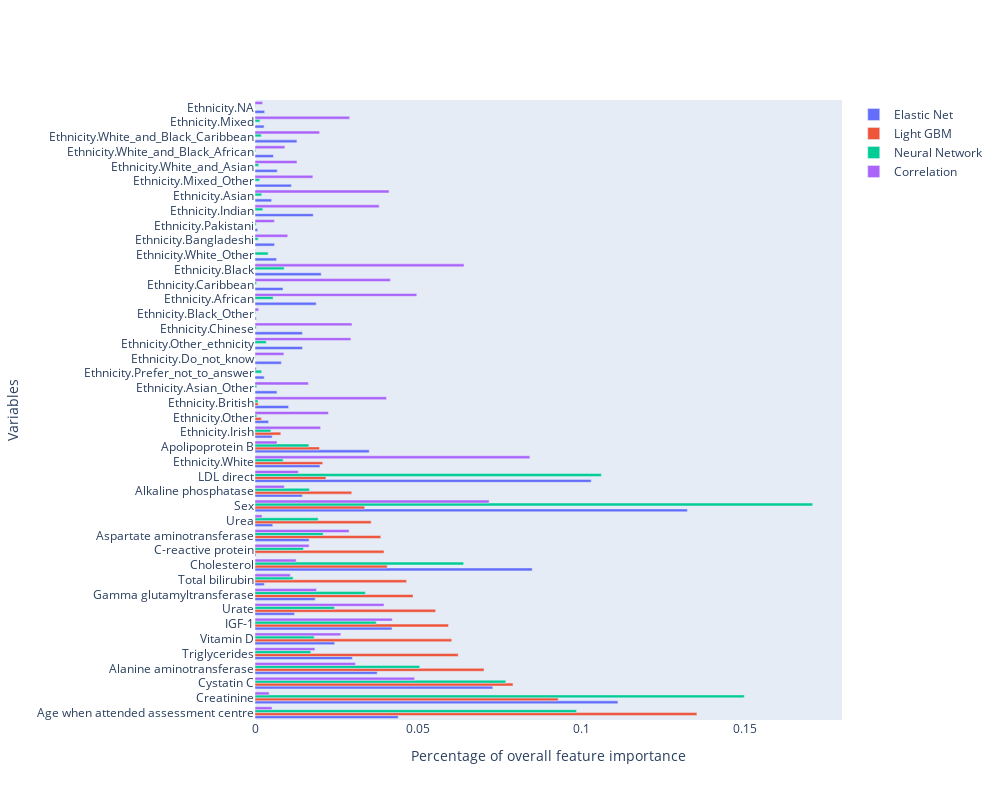

This figure's notebook cell:
### Code cell
bars = []
hovertemplate = "Variable: %{y} <br>Percentage of overall feature importance: %{x:.3f} <br>Feature importance: %{customdata:.3f} <br><extra></extra>"

for algorithm in algorithms:
    bars.append(go.Bar(name=ALGORITHMS_RENDERING[algorithm], x=table_features[f"percentage_{algorithm}"], y=sorted_variables, orientation="h", customdata=table_features[f"feature_{algorithm}"], hovertemplate=hovertemplate))


fig = go.Figure(bars)

fig.update_layout(
    {
        "width": 1000,
        "height": 800,
        "xaxis": {"title": "Percentage of overall feature importance", "showgrid": False},
        "yaxis": {"title": "Variables", "showgrid": False},
    }
)

fig.show()

### Figure 1 — Plotly figure (JSON) as saved in the notebook; plotly's stock layout.template omitted (floating-point values rounded to 4 significant figures)
{"data": [{"customdata": [0.1639, 0.4155, -0.2723, 0.1399, 0.1114, -0.09123, 0.1569, -0.04519, -0.06889, 0.01063, -0.3173, 0.001211, 0.06197, -0.02034, -0.495, -0.05416, 0.3849, -0.07436, -0.1307, -0.01963, 0.01557, 0.03847, 0.02519, -0.01053, -0.03016, 0.05432, 0.05427, -0.00146, 0.07008, 0.03208, 0.07579, 0.0247, 0.02235, -0.003082, 0.06669, 0.01904, 0.04168, 0.02548, 0.02106, 0.04798, -0.01037, -0.01105], "hovertemplate": "Variable: %{y} <br>Percentage of overall feature importance: %{x:.3f} <br>Feature importance: %{customdata:.3f} <br><extra></extra>", "name": "Elastic Net", "orientation": "h", "type": "bar", "x": [0.04386, 0.1112, 0.07286, 0.03743, 0.02981, 0.02441, 0.04198, 0.01209, 0.01844, 0.002844, 0.08492, 0.000324, 0.01658, 0.005444, 0.1325, 0.01449, 0.103, 0.0199, 0.03499, 0.005254, 0.004167, 0.01029, 0.00674, 0.002817, 0.008072, 0.01454, 0.01452, 0.0003906, 0.01875, 0.008585, 0.02028, 0.00661, 0.005981, 0.0008247, 0.01785, 0.005096, 0.01115, 0.006817, 0.005636, 0.01284, 0.002775, 0.002958], "y": ["Age when attended assessment centre", "Creatinine", "Cystatin C", "Alanine aminotransferase", "Triglycerides", "Vitamin D", "IGF-1", "Urate", "Gamma glutamyltransferase", "Total bilirubin", "Cholesterol", "C-reactive protein", "Aspartate aminotransferase", "Urea", "Sex", "Alkaline phosphatase", "LDL direct", "Ethnicity.White", "Apolipoprotein B", "Ethnicity.Irish", "Ethnicity.Other", "Ethnicity.British", "Ethnicity.Asian_Other", "Ethnicity.Prefer_not_to_answer", "Ethnicity.Do_not_know", "Ethnicity.Other_ethnicity", "Ethnicity.Chinese", "Ethnicity.Black_Other", "Ethnicity.African", "Ethnicity.Caribbean", "Ethnicity.Black", "Ethnicity.White_Other", "Ethnicity.Bangladeshi", "Ethnicity.Pakistani", "Ethnicity.Indian", "Ethnicity.Asian", "Ethnicity.Mixed_Other", "Ethnicity.White_and_Asian", "Ethnicity.White_and_Black_African", "Ethnicity.White_and_Black_Caribbean", "Ethnicity.Mixed", "Ethnicity.NA"]}, {"customdata": [0.1354, 0.09289, 0.07905, 0.07016, 0.06225, 0.06028, 0.05929, 0.05534, 0.04842, 0.04644, 0.04051, 0.03953, 0.03854, 0.03557, 0.0336, 0.02964, 0.02174, 0.02075, 0.01976, 0.007905, 0.001976, 0.0009881, 0, 0, 0, 0, 0, 0, 0, 0, 0, 0, 0, 0, 0, 0, 0, 0, 0, 0, 0, 0], "hovertemplate": "Variable: %{y} <br>Percentage of overall feature importance: %{x:.3f} <br>Feature importance: %{customdata:.3f} <br><extra></extra>", "name": "Light GBM", "orientation": "h", "type": "bar", "x": [0.1354, 0.09289, 0.07905, 0.07016, 0.06225, 0.06028, 0.05929, 0.05534, 0.04842, 0.04644, 0.04051, 0.03953, 0.03854, 0.03557, 0.0336, 0.02964, 0.02174, 0.02075, 0.01976, 0.007905, 0.001976, 0.0009881, 0, 0, 0, 0, 0, 0, 0, 0, 0, 0, 0, 0, 0, 0, 0, 0, 0, 0, 0, 0], "y": ["Age when attended assessment centre", "Creatinine", "Cystatin C", "Alanine aminotransferase", "Triglycerides", "Vitamin D", "IGF-1", "Urate", "Gamma glutamyltransferase", "Total bilirubin", "Cholesterol", "C-reactive protein", "Aspartate aminotransferase", "Urea", "Sex", "Alkaline phosphatase", "LDL direct", "Ethnicity.White", "Apolipoprotein B", "Ethnicity.Irish", "Ethnicity.Other", "Ethnicity.British", "Ethnicity.Asian_Other", "Ethnicity.Prefer_not_to_answer", "Ethnicity.Do_not_know", "Ethnicity.Other_ethnicity", "Ethnicity.Chinese", "Ethnicity.Black_Other", "Ethnicity.African", "Ethnicity.Caribbean", "Ethnicity.Black", "Ethnicity.White_Other", "Ethnicity.Bangladeshi", "Ethnicity.Pakistani", "Ethnicity.Indian", "Ethnicity.Asian", "Ethnicity.Mixed_Other", "Ethnicity.White_and_Asian", "Ethnicity.White_and_Black_African", "Ethnicity.White_and_Black_Caribbean", "Ethnicity.Mixed", "Ethnicity.NA"]}, {"customdata": [0.02828, 0.04303, 0.02206, 0.01449, 0.004914, 0.005206, 0.01066, 0.006993, 0.009709, 0.003353, 0.01835, 0.004261, 0.005994, 0.005557, 0.04904, 0.004789, 0.03046, 0.002472, 0.004735, 0.001395, 0.0001596, 0.0002646, 0.000157, 0.0005919, 3.572e-05, 0.0009925, 0.0001139, 6.162e-05, 0.001596, 0.0001338, 0.002567, 0.001151, 0.0002714, 0.000104, 0.0006898, 0.0005959, 0.0004052, 0.0003254, 6.859e-05, 0.0005547, 0.0004306, 4.307e-05], "hovertemplate": "Variable: %{y} <br>Percentage of overall feature importance: %{x:.3f} <br>Feature importance: %{customdata:.3f} <br><extra></extra>", "name": "Neural Network", "orientation": "h", "type": "bar", "x": [0.09851, 0.1499, 0.07684, 0.05047, 0.01712, 0.01814, 0.03715, 0.02436, 0.03382, 0.01168, 0.06393, 0.01484, 0.02088, 0.01936, 0.1708, 0.01668, 0.1061, 0.00861, 0.01649, 0.004859, 0.0005558, 0.0009216, 0.0005468, 0.002062, 0.0001244, 0.003457, 0.0003966, 0.0002147, 0.00556, 0.0004661, 0.008941, 0.004009, 0.0009454, 0.0003624, 0.002403, 0.002076, 0.001411, 0.001134, 0.0002389, 0.001932, 0.0015, 0.00015], "y": ["Age when attended assessment centre", "Creatinine", "Cystatin C", "Alanine aminotransferase", "Triglycerides", "Vitamin D", "IGF-1", "Urate", "Gamma glutamyltransferase", "Total bilirubin", "Cholesterol", "C-reactive protein", "Aspartate aminotransferase", "Urea", "Sex", "Alkaline phosphatase", "LDL direct", "Ethnicity.White", "Apolipoprotein B", "Ethnicity.Irish", "Ethnicity.Other", "Ethnicity.British", "Ethnicity.Asian_Other", "Ethnicity.Prefer_not_to_answer", "Ethnicity.Do_not_know", "Ethnicity.Other_ethnicity", "Ethnicity.Chinese", "Ethnicity.Black_Other", "Ethnicity.African", "Ethnicity.Caribbean", "Ethnicity.Black", "Ethnicity.White_Other", "Ethnicity.Bangladeshi", "Ethnicity.Pakistani", "Ethnicity.Indian", "Ethnicity.Asian", "Ethnicity.Mixed_Other", "Ethnicity.White_and_Asian", "Ethnicity.White_and_Black_African", "Ethnicity.White_and_Black_Caribbean", "Ethnicity.Mixed", "Ethnicity.NA"]}, {"customdata": [-0.004688, 0.003908, -0.04389, 0.02762, 0.01647, -0.02358, 0.03773, -0.03548, -0.01692, -0.009703, 0.01131, -0.01488, 0.02586, 0.001918, -0.06437, -0.008066, 0.01193, -0.07557, 0.006056, -0.01804, 0.02017, -0.03616, 0.01467, 0.0003564, -0.007934, 0.02636, 0.02666, 0.001021, 0.04448, 0.03723, 0.05748, 7.378e-05, 0.008993, 0.005321, 0.03414, 0.03686, 0.0159, 0.01154, 0.008205, 0.01776, 0.02603, -0.002092], "hovertemplate": "Variable: %{y} <br>Percentage of overall feature importance: %{x:.3f} <br>Feature importance: %{customdata:.3f} <br><extra></extra>", "name": "Correlation", "orientation": "h", "type": "bar", "x": [0.005224, 0.004355, 0.04891, 0.03077, 0.01836, 0.02628, 0.04204, 0.03953, 0.01886, 0.01081, 0.0126, 0.01658, 0.02882, 0.002138, 0.07172, 0.008988, 0.01329, 0.0842, 0.006749, 0.0201, 0.02248, 0.04029, 0.01635, 0.0003972, 0.008841, 0.02937, 0.02971, 0.001137, 0.04956, 0.04149, 0.06405, 8.221e-05, 0.01002, 0.005929, 0.03804, 0.04107, 0.01772, 0.01286, 0.009143, 0.01979, 0.029, 0.002331], "y": ["Age when attended assessment centre", "Creatinine", "Cystatin C", "Alanine aminotransferase", "Triglycerides", "Vitamin D", "IGF-1", "Urate", "Gamma glutamyltransferase", "Total bilirubin", "Cholesterol", "C-reactive protein", "Aspartate aminotransferase", "Urea", "Sex", "Alkaline phosphatase", "LDL direct", "Ethnicity.White", "Apolipoprotein B", "Ethnicity.Irish", "Ethnicity.Other", "Ethnicity.British", "Ethnicity.Asian_Other", "Ethnicity.Prefer_not_to_answer", "Ethnicity.Do_not_know", "Ethnicity.Other_ethnicity", "Ethnicity.Chinese", "Ethnicity.Black_Other", "Ethnicity.African", "Ethnicity.Caribbean", "Ethnicity.Black", "Ethnicity.White_Other", "Ethnicity.Bangladeshi", "Ethnicity.Pakistani", "Ethnicity.Indian", "Ethnicity.Asian", "Ethnicity.Mixed_Other", "Ethnicity.White_and_Asian", "Ethnicity.White_and_Black_African", "Ethnicity.White_and_Black_Caribbean", "Ethnicity.Mixed", "Ethnicity.NA"]}], "layout": {"height": 800, "width": 1000, "xaxis": {"showgrid": false, "title": {"text": "Percentage of overall feature importance"}}, "yaxis": {"showgrid": false, "title": {"text": "Variables"}}}}
